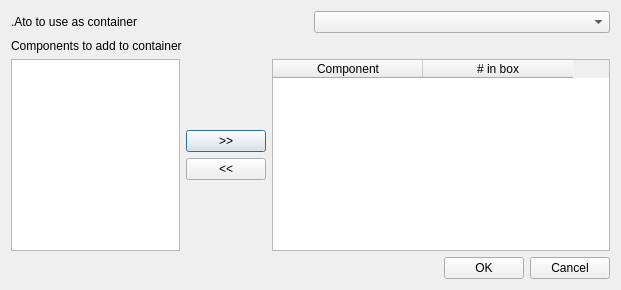
<?xml version="1.0" encoding="UTF-8"?>
<ui version="4.0">
 <class>addAtoDialog</class>
 <widget class="QDialog" name="addAtoDialog">
  <property name="geometry">
   <rect>
    <x>0</x>
    <y>0</y>
    <width>621</width>
    <height>290</height>
   </rect>
  </property>
  <property name="windowTitle">
   <string>Dialog</string>
  </property>
  <layout class="QVBoxLayout" name="verticalLayout_2">
   <item>
    <layout class="QHBoxLayout" name="horizontalLayout">
     <item>
      <widget class="QLabel" name="label">
       <property name="text">
        <string>.Ato to use as container</string>
       </property>
      </widget>
     </item>
     <item>
      <widget class="QComboBox" name="atoComboBox"/>
     </item>
    </layout>
   </item>
   <item>
    <widget class="QLabel" name="label_2">
     <property name="text">
      <string>Components to add to container</string>
     </property>
    </widget>
   </item>
   <item>
    <layout class="QHBoxLayout" name="horizontalLayout_2" stretch="1,0,2">
     <item>
      <widget class="QListWidget" name="atoList"/>
     </item>
     <item>
      <layout class="QVBoxLayout" name="verticalLayout">
       <item>
        <spacer name="verticalSpacer">
         <property name="orientation">
          <enum>Qt::Vertical</enum>
         </property>
         <property name="sizeHint" stdset="0">
          <size>
           <width>20</width>
           <height>40</height>
          </size>
         </property>
        </spacer>
       </item>
       <item>
        <widget class="QPushButton" name="addAtoButton">
         <property name="text">
          <string>&gt;&gt;</string>
         </property>
        </widget>
       </item>
       <item>
        <widget class="QPushButton" name="removeAtoButton">
         <property name="text">
          <string>&lt;&lt;</string>
         </property>
        </widget>
       </item>
       <item>
        <spacer name="verticalSpacer_2">
         <property name="orientation">
          <enum>Qt::Vertical</enum>
         </property>
         <property name="sizeHint" stdset="0">
          <size>
           <width>20</width>
           <height>40</height>
          </size>
         </property>
        </spacer>
       </item>
      </layout>
     </item>
     <item>
      <widget class="QTableWidget" name="atoTable">
       <attribute name="horizontalHeaderDefaultSectionSize">
        <number>150</number>
       </attribute>
       <attribute name="verticalHeaderVisible">
        <bool>false</bool>
       </attribute>
       <column>
        <property name="text">
         <string>Component</string>
        </property>
       </column>
       <column>
        <property name="text">
         <string># in box</string>
        </property>
       </column>
      </widget>
     </item>
    </layout>
   </item>
   <item>
    <layout class="QHBoxLayout" name="horizontalLayout_3">
     <item>
      <spacer name="horizontalSpacer">
       <property name="orientation">
        <enum>Qt::Horizontal</enum>
       </property>
       <property name="sizeHint" stdset="0">
        <size>
         <width>40</width>
         <height>20</height>
        </size>
       </property>
      </spacer>
     </item>
     <item>
      <widget class="QPushButton" name="okButton">
       <property name="text">
        <string>OK</string>
       </property>
      </widget>
     </item>
     <item>
      <widget class="QPushButton" name="cancelButton">
       <property name="text">
        <string>Cancel</string>
       </property>
      </widget>
     </item>
    </layout>
   </item>
  </layout>
 </widget>
 <resources/>
 <connections/>
</ui>
